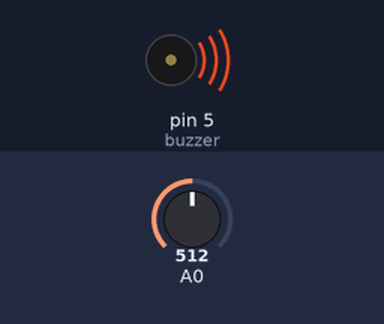
A sketch run on a simulated Arduino Uno, built with avr-gcc and run on an emulated ATmega328P. Shown: buzzer (waves = sounding). Inputs (shaded band) come from the test bench; at power-on: A0 = 512. What the sketch prints to the serial monitor is not drawn.

Above: at 0.1 s.
Timing chart, 0 to 1.6 s (numbered marks = the images above):
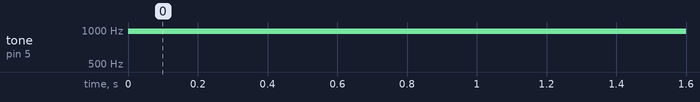

Measured:
- by itself, tone on pin 5 (buzzer): silent → 977 Hz at 0.00 s

The sketch:

06.WaterLevelSensor.ino
```cpp
int buzzer = 5;

void setup() {
  pinMode(buzzer, OUTPUT);
  Serial.begin(9000);
}

void loop() {
  int sensorvalue=analogRead(A0);
  int value = map(sensorvalue, 0,1023, 500,0);
  Serial.println(value);
  analogWrite(buzzer,value);
}
```
